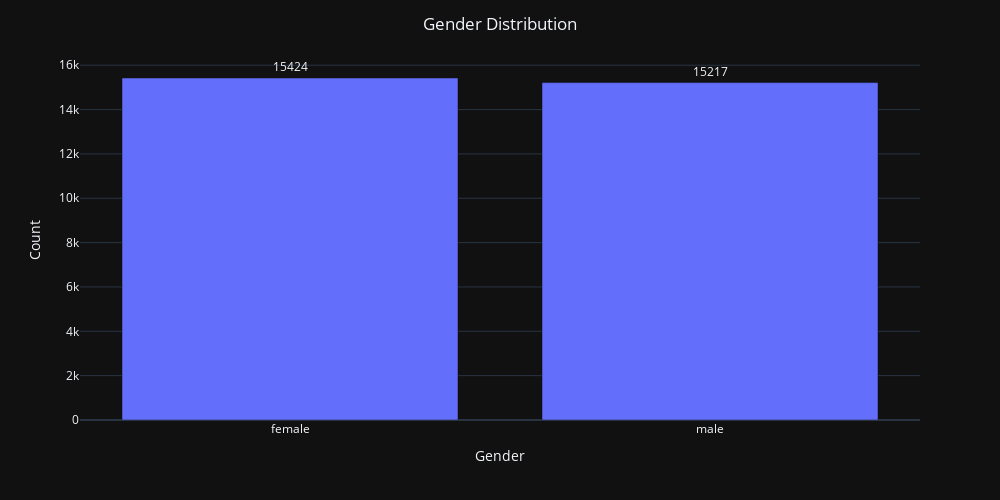

Notebook code cell kept with this figure:
### Code cell
#using plotly to plot barplot of gender distribution
data["Gender"].value_counts()

fig = px.bar(x = data["Gender"].value_counts().index, y = data["Gender"].value_counts().values,text=data["Gender"].value_counts().values)

fig.update_layout(title = "Gender Distribution",
                  xaxis_title = "Gender",
                  yaxis_title = "Count",
                  template = "plotly_dark",
                  title_x = 0.5,
                  height = 500,
                  width = 1000)

fig.update_traces(textposition = "outside")
fig.show()

### Figure 1 — Plotly figure (JSON) as saved in the notebook; plotly's stock layout.template omitted (floating-point values rounded to 4 significant figures)
{"data": [{"alignmentgroup": "True", "hovertemplate": "x=%{x}<br>y=%{y}<br>text=%{text}<extra></extra>", "legendgroup": "", "marker": {"color": "#636efa", "pattern": {"shape": ""}}, "name": "", "offsetgroup": "", "orientation": "v", "showlegend": false, "text": [15424, 15217], "textposition": "outside", "type": "bar", "x": ["female", "male"], "xaxis": "x", "y": [15424, 15217], "yaxis": "y"}], "layout": {"barmode": "relative", "height": 500, "legend": {"tracegroupgap": 0}, "margin": {"t": 60}, "title": {"text": "Gender Distribution", "x": 0.5}, "width": 1000, "xaxis": {"anchor": "y", "domain": [0, 1], "title": {"text": "Gender"}}, "yaxis": {"anchor": "x", "domain": [0, 1], "title": {"text": "Count"}}}}
